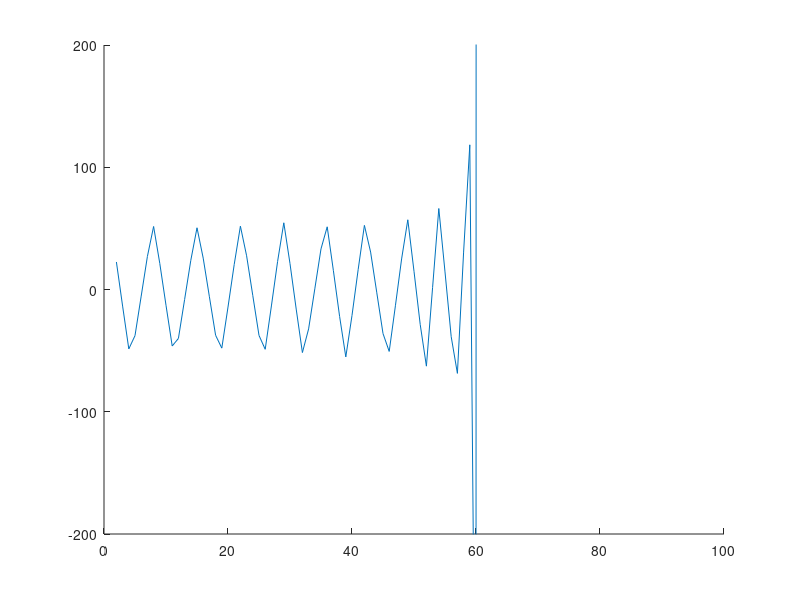

Write the MATLAB code that produced this figure.
% In this script, we examine HMC (no momentum re-sampling) 
% for the |x|^p-type functions
m = 1; % mass
eps = 0.01; % step size
a = 1; % magnitude of function
k = 4; % power index
xc = (4*m/(eps^2*a*k))^(1/(k-2)); % critical radius (not presented in paper)
%xc = 1 % if k=2, choose a random xc is OK.
delta = 0; % perturb the particle away from xc
%x = xc-delta;
x = 0.54*xc;
p = 0; % initial momentum
u = @(x) a*x.^k.*(x>0)+a*(-x).^k.*(x<=0); % potential energy
u_grad = @(x) a*k*x.^(k-1).*(x>0)-a*k*(-x).^(k-1).*(x<=0); % gradient of potential
xs = []; % collect positions

% HMC
step = 100;
for i=1:step
    if i==1
        p = p - u_grad(x)*eps/2;
        continue
    end
    x = x + p/m*eps;
    p = p - u_grad(x)*eps;
    xs = [xs; x];
end

xs = [xc; xs];

%plot(1:step,ones(1,step)*xc,'r--')
hold on
%plot(1:step,-ones(1,step)*xc,'r--')
plot(2:step,xs(2:end))
ylim([-200,200])
%histogram(xs,-60:5:60,'Normalization','pdf')

% plot(3:2:step,xs(3:2:step),'g')
% hold on
% plot(2:2:step,xs(2:2:step),'g')
% leng = length(1:2:step);
% plot(1:2:step,ones(1,leng)*xc,'--r')
% plot(2:2:step,-ones(1,leng)*xc,'--r')
%ylim([-2,2])
        
